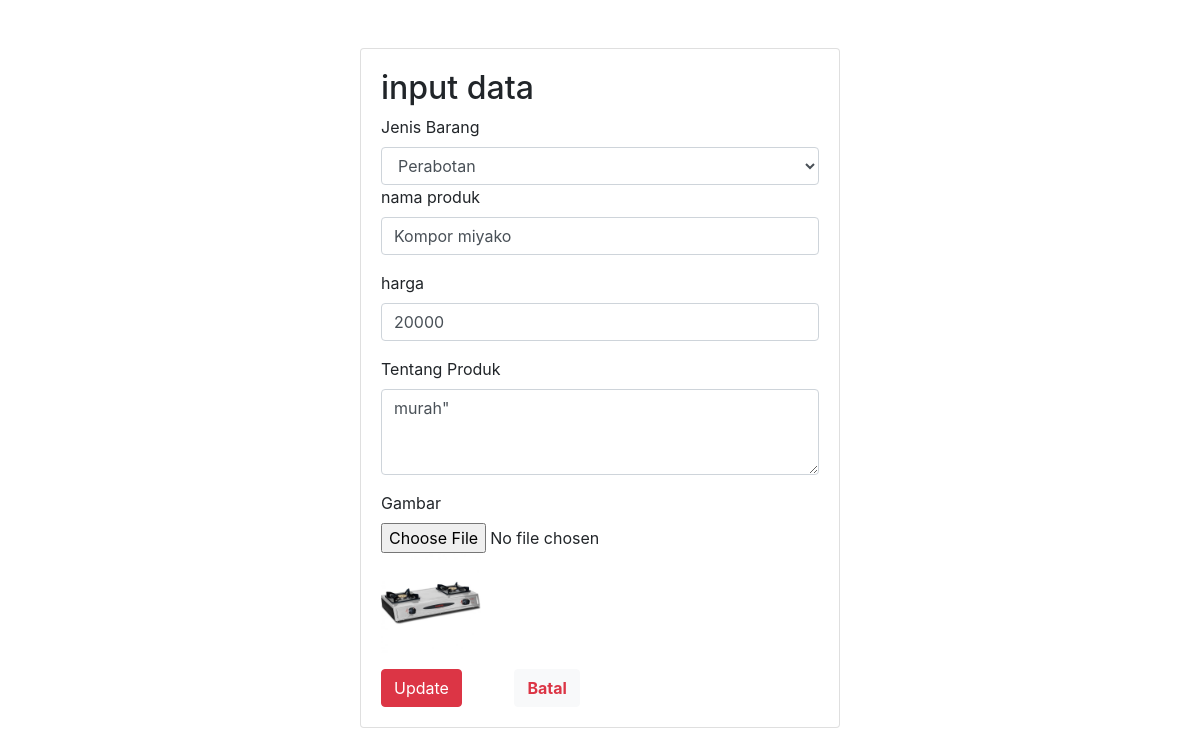
The page /edit.php?id=84 on the database its author committed.
### tables this page shows
CREATE TABLE `tb_gambar` (
  `id_gambar` int(11) NOT NULL,
  `nama` varchar(50) NOT NULL,
  `file` varchar(150) DEFAULT NULL,
  `jenis_produk` varchar(50) DEFAULT NULL,
  `harga` bigint(20) DEFAULT NULL,
  `deskripsi` varchar(1000) DEFAULT NULL
);

### edit.php (the view, shortened to what this page needs)
<?php
    include 'db.php';
    $data = mysqli_query($conn, "SELECT * FROM tb_gambar WHERE id_gambar = '".$_GET['id']."'");
    $r = mysqli_fetch_array($data);
    $n = $r['nama'];
    $f = $r['file'];
    $j = $r['jenis_produk'];
    $h = $r['harga'];
    $d = $r['deskripsi'];
?>
<!DOCTYPE html>
<html lang="en">
<head>
    <link rel="stylesheet" href="asset/css/bootstrap.min.css">
    <link rel="stylesheet" href="asset/css/all.css">
</head>
<body>
    <div class="container mt-5">
        <div class="row">
            <div class="col-12">
                <form action="" method="POST" enctype="multipart/form-data">
                <div class="card mx-auto" style="width: 30rem;">
                    <div class="card-body">
                        <h2>input data</h2>
                                <label for="exampleFormControlSelect1">Jenis Barang</label>
                                <select class="form-control" name="jenis_produk">
                                    <option><?php echo $j; ?></option>
                                </select>
                                <div class="form-group">
                                    <label for="exampleInputEmail1">nama produk</label>
                                    <input type="text" name="nama" class="form-control" required value="<?php echo $n; ?>">
                                </div>
                                <div class="form-group">
                                    <label for="exampleInputEmail1">harga</label>
                                    <input type="number" name="harga" class="form-control" required value="<?php echo $h; ?>">
                                </div>
                                <div class="form-group">
                                    <label for="exampleFormControlTextarea1">Tentang Produk</label>
                                    <textarea class="form-control" required name="deskripsi" rows="3"><?php echo $d; ?>"</textarea>
                                </div>
                                <div>
                                    <label for="exampleInputEmail1">Gambar</label>
                                    <br>
                                    <input type="file" name="gambar">
                                </div>
                                <div>
                                <div>
                                    <img src="uploads/<?php echo $f; ?>" width="100px" height="100px">
                                </div>
                                <button type="submit" class="btn btn-danger mt-3" name="kirim">Update</button>
                                <a href="delete.php" class="btn btn-light text-danger ml-5 mt-3"><b>Batal</b></a>
                        </div>
                    </div>
                </form>
            </div>
        </div>
    </div>
</body>
</html>

### rows shown on the page
tb_gambar: jenis_produk "Perabotan", nama "Kompor miyako", harga "20000", deskripsi "murah\"", file (picture)
